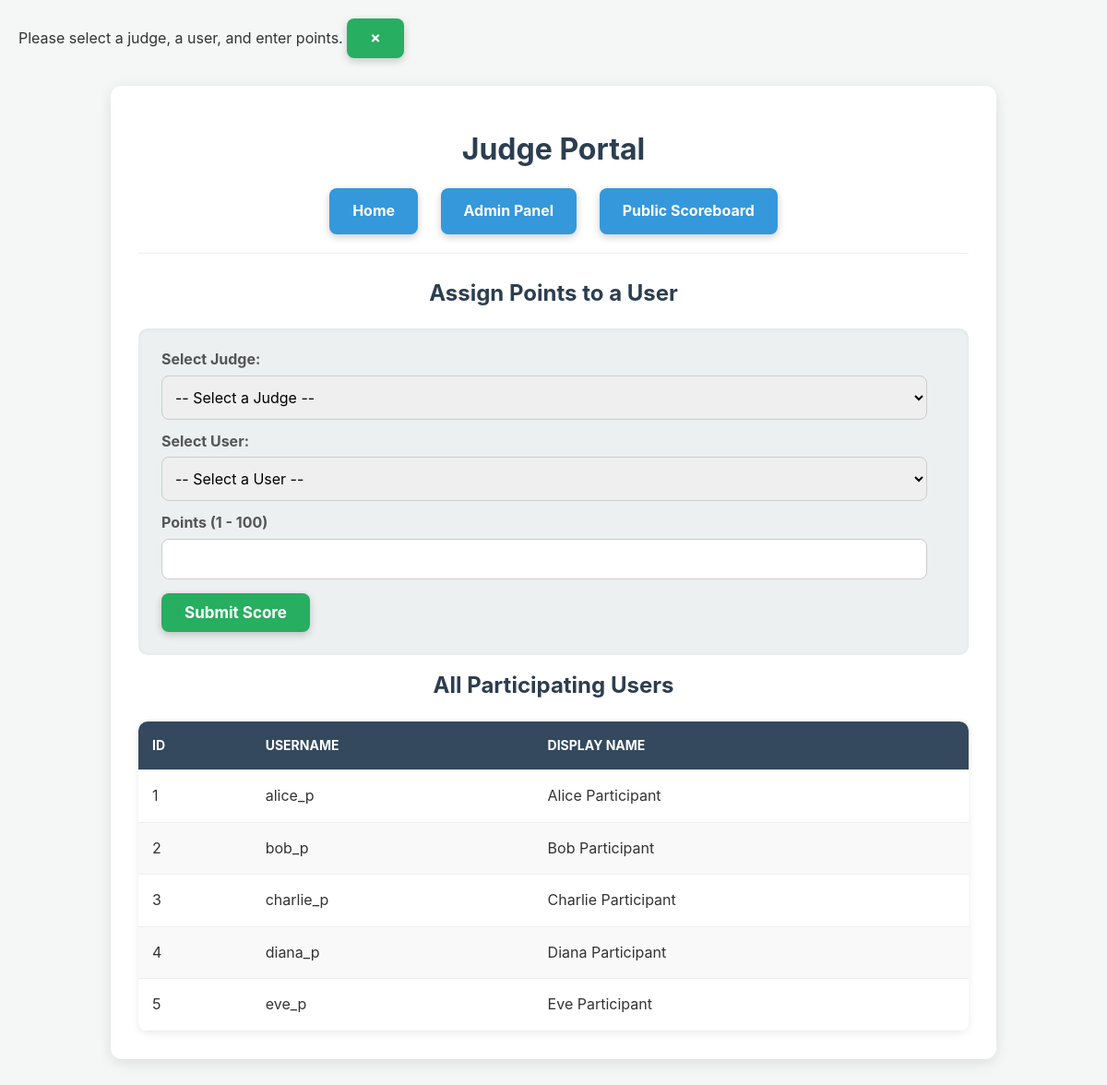
/judge.php, run on the app's committed database.
### tables this page shows
CREATE TABLE IF NOT EXISTS users (
    id INT AUTO_INCREMENT PRIMARY KEY,
    username VARCHAR(50) UNIQUE NOT NULL,
    display_name VARCHAR(100) NOT NULL
);

### public/judge.php (the view, shortened to what this page needs)
<?php
require_once "../src/db_connect.php";
$jsMessage = "";
if ($_SERVER["REQUEST_METHOD"] == "POST" && isset($_POST['submit_score'])) {
    $user_id = (int) $_POST['user_id'];
    $judge_id = (int) $_POST['judge_id'];
    $points = (int) $_POST['points'];
    if ($points < 1 || $points > 100) {
        $jsMessage = 'Points must be between 1 and 100.';
        $jsMessageType = 'error';
    } else {
        try {
            $stmt = $pdo->prepare("INSERT INTO scores (user_id, judge_id, points) VALUES (:user_id, :judge_id, :points)");
            $stmt->bindParam(':user_id', $user_id);
            $stmt->bindParam(':judge_id', $judge_id);
            $stmt->bindParam(':points', $points);
            if ($stmt->execute()) {
                $jsMessage = 'Score of ' . htmlspecialchars($points) . ' points submitted for User ID ' . htmlspecialchars($user_id) . ' by Judge ID ' . htmlspecialchars($judge_id) . ' successfully!';
                $jsMessageType = 'success';
            } else {
                $jsMessage = 'Failed to submit score. Please try again.';
                $jsMessageType = 'error';
            }
        } catch (PDOException $e) {
            error_log("Database Error while submitting score in judge.php: " . $e->getMessage());
            $jsMessage = 'An unexpected database error occurred during score submission.';
            $jsMessageType = 'error';
        }
    }
} else {
    $jsMessage = 'Please select a judge, a user, and enter points.';
}
$users = [];
try {
    $stmt = $pdo->query("SELECT id, username, display_name FROM users ORDER BY display_name ASC");
    $users = $stmt->fetchAll(PDO::FETCH_ASSOC);
} catch (PDOException $e) {
    error_log("Database Error fetching users in judge.php: " . $e->getMessage());
    if (empty($jsMessage)) {
        $jsMessage = 'Could not retrieve users for scoring.';
        $jsMessageType = 'error';
    }
}
?>
<!DOCTYPE html>
<html lang="en">
<head>
    <link rel="stylesheet" href="styles/reset.css">
    <link rel="stylesheet" href="styles/global.css">
</head>
<body>
    <div id="toast-container"></div>
    <div class="container">
        <h1>Judge Portal</h1>
        <nav class="nav-links">
            <a href="index.php">Home</a>
            <a href="admin.php">Admin Panel</a>
            <a href="scoreboard.php">Public Scoreboard</a>
        </nav>
        <h2>Assign Points to a User</h2>
        <form method="post">
            <div>
                <label for="judge_id">Select Judge:</label>
                <select id="judge_id" name="judge_id" required>
                    <option value="">-- Select a Judge --</option>
                </select>
            </div>
            <div>
                <label for="user_id">Select User:</label>
                <select id="user_id" name="user_id" required>
                    <option value="">-- Select a User --</option>
                </select>
            </div>
            <div>
                <label for="points">Points (1 - 100)</label>
                <input type="number" name="points" id="points" min="1" max="100" required>
            </div>
            <button type="submit" name="submit_score">Submit Score</button>
        </form>
        <h2>All Participating Users</h2>
        <?php if (!empty($users)): ?>
            <table>
                <thead>
                    <tr>
                        <th>ID</th>
                        <th>Username</th>
                        <th>Display Name</th>
                    </tr>
                </thead>
                <tbody>
                    <?php foreach ($users as $user): ?>
                        <tr>
                            <td><?php echo htmlspecialchars($user['id']); ?></td>
                            <td><?php echo htmlspecialchars($user['username']); ?></td>
                            <td><?php echo htmlspecialchars($user['display_name']); ?></td>
                        </tr>
                    <?php endforeach; ?>
                </tbody>
            </table>
        <?php else: ?>
            <p>No users found. Please maker sure there are users in the database.</p>
        <?php endif; ?>
    </div>
</body>
</html>

### public/styles/global.css (style rules this page uses)
body { font-family: 'Inter', sans-serif; margin: 0; padding: 20px; background-color: #f4f7f6; color: #333; line-height: 1.6; }
.container { max-width: 960px; margin: 30px auto; background-color: #ffffff; padding: 30px; border-radius: 12px; box-shadow: 0 4px 15px rgba(0, 0, 0, 0.1); }
h1, h2, h3 { color: #2c3e50; text-align: center; margin-bottom: 25px; }
.nav-links { text-align: center; margin-bottom: 30px; padding-bottom: 20px; border-bottom: 1px solid #eee; }
.nav-links a { display: inline-block; background-color: #3498db; color: white; padding: 12px 25px; margin: 0 10px; border-radius: 8px; text-decoration: none; font-weight: bold; transition: background-color 0.3s ease, transform 0.2s ease; box-shadow: 0 3px 8px rgba(0, 0, 0, 0.2); }
form { background-color: #ecf0f1; padding: 25px; border-radius: 10px; margin-top: 20px; box-shadow: inset 0 1px 5px rgba(0, 0, 0, 0.05); }
form div { margin-bottom: 15px; }
label { display: block; margin-bottom: 8px; font-weight: bold; color: #555; }
input[type="text"], input[type="number"], select { width: calc(100% - 20px); padding: 12px 10px; border: 1px solid #ccc; border-radius: 8px; box-sizing: border-box; font-size: 16px; transition: border-color 0.3s ease; }
button { background-color: #27ae60; color: white; padding: 12px 25px; border: none; border-radius: 8px; cursor: pointer; font-size: 17px; font-weight: bold; transition: background-color 0.3s ease, transform 0.2s ease; box-shadow: 0 3px 8px rgba(0, 0, 0, 0.2); }
table { width: 100%; border-collapse: collapse; margin-top: 25px; background-color: #ffffff; border-radius: 10px; overflow: hidden; box-shadow: 0 2px 10px rgba(0, 0, 0, 0.08); }
th, td { padding: 15px; text-align: left; border-bottom: 1px solid #eee; }
th { background-color: #34495e; color: white; font-weight: bold; text-transform: uppercase; font-size: 14px; }
tr:nth-child(even) { background-color: #f9f9f9; }

### data on the page
users: id "1", username "alice_p", display_name "Alice Participant"
users: id "2", username "bob_p", display_name "Bob Participant"
users: id "3", username "charlie_p", display_name "Charlie Participant"
users: id "4", username "diana_p", display_name "Diana Participant"
users: id "5", username "eve_p", display_name "Eve Participant"
